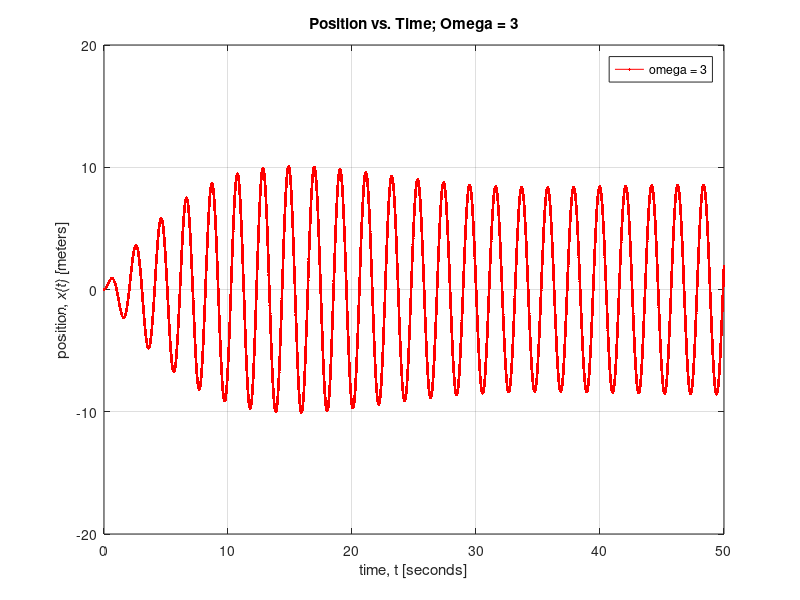
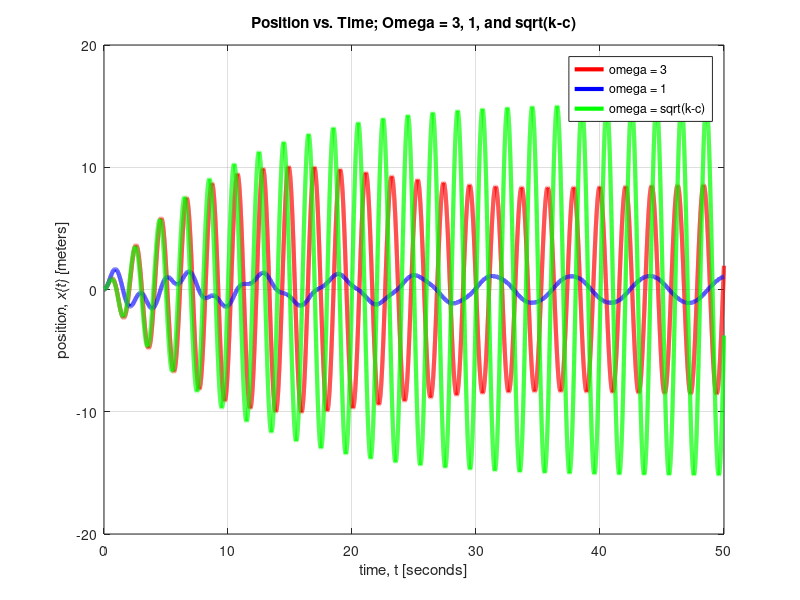

MATLAB code to generate these figures, in order:
%{
Name of the script: hw4_105785820_p2.m (Resonance problem: mass-spring-damper system)
    
Descpription: Use semi-implicit Euler to solve a second order differential
    equation, then, plot three different graphs in the same figure with 
    different values of omega ( 3 rad/s, 1 rad/s, sqrt(k-c) rad/s). This
    problem also includes damping.
Inputs: mass (m), spring constant (k), force applied (fc), omega (w), step
    size (h), time (t), damping coefficient (c)
Outputs: 2 figures with plots. The first figure uses omega = 3. The second
    figure uses omega = 3, 1, and sqrt(k-c) in the same plot and figure
    window
Method: Discretizing the second order differential equation using
    semi-implicit euler method by hand. Then, set variables for known values,
    time, time-step, and declare arrays. Use the for loop to solve for each
    known omega value and the value of x for each time step. Lastly, plot 
    the graph on figures

Name: Adrian Loekman (aloekman@g.ucla.edu) 
UID: 105785820

%}
%% Front Matter
% Clears all recent codes in command window and workspace
clc; clear all; close all;

%% Parameters
m = 1; % mass (kg)
k = 10; % spring constant (N/m)
fc = 10; % Force Applied (Newtons)
c = 0.2; % Damping Coefficient (N*s/m)
w = [3 1 sqrt(k-c)]; % Angular velocity (rad/s)
h = 0.001; % time step size

%% Declare the arrays: Time, Force, Velocity, and Position
t = 0:h:50; % time (seconds)
n = numel(t); % number of elements, t
ft = zeros(n,3); % Force Applied, 3 columns for 3 different omega
x = zeros(n,3); % Position, 3 columns from 3 different omega
v = zeros(n,3); % Velocity, 3 columns from 3 different omega
 

%% Initial Condition
%t(1) = 0
v(1,:) = 0; % all carts are static at x = 0, t = 0

%% Time Marching Loop
for j = 1:3 % the omega given
    omega = w(j); % set omega as j for each loop
    for i = 1:n-1 % i is each step taken for each time loop
        ft(i,j) = fc*cos(omega*t(i)); % find ft for each time and omega
        v(i+1,j) = ((ft(i,j)-c*v(i,j) - k*x(i,j))/m) * h + v(i,j); %velocity (explicit euler)
        x(i+1,j) = v(i+1,j)*h + x(i,j); % position (semi-implicit euler)
    end 
end

%% Plot
figure (1) % 1st figure window
plot(t,x(:,1),'r.-') % plot the first column (omega = 3)
axis([0 50 -20 20]) % set axis equal to other suplot for better observation
title('Position vs. Time; Omega = 3') % subplot title
xlabel('time, t [seconds]') % xlabel on subplot
ylabel('position, x(t) [meters]') % ylabel on subplot
legend('omega = 3', 'location', 'best') % legend indicating the value of omega
box on % set boundaries for top bodrder
grid on % turn on grid to view the plot better

figure (2) % 2nd figure window
plot(t,x(:,1),'r-','LineWidth', 3)% plot the first column (omega = 3)
hold on
plot(t,x(:,2),'b-','LineWidth', 3)% plot the second column (omega = 1)
plot(t,x(:,3),'g-','LineWidth', 3)% plot the third column (omega = sqrt(k-c))
title('Position vs. Time; Omega = 3, 1, and sqrt(k-c)') % subplot title
xlabel('time, t [seconds]') % xlabel on subplot
ylabel('position, x(t) [meters]') % ylabel on subplot
legend('omega = 3','omega = 1','omega = sqrt(k-c)', 'location', 'best') % legend indicating the value of omega
box on
grid on

